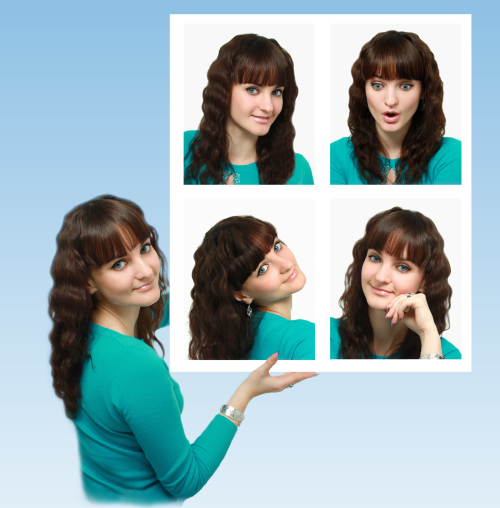
#> input picture banner.png, 1000 x 1016 px (shown at 1/2 size)
$ python generate_images.py
#> lines starting #> are read from the running program, lines starting #| are printed output that depends on the picture
#!/usr/bin/env python3
from pathlib import Path
import sys

ROOT = Path(__file__).resolve().parent.parent
sys.path.insert(0, str(ROOT / ".pydeps"))

from PIL import Image  # type: ignore


TARGETS = [
    ("banner.png", [720, 1240], "png"),
    ("hero-image.png", [720, 1200], "png"),
    # Лого в шапке ~258px по ширине при height 62px (800×192); для Retina 2× нужны кандидаты ≥516px
    ("logo.png", [400, 800], "png"),
    ("services/photo_place_camera.png", [720, 1200], "png"),
    ("services/passport.jpg", [560, 1040], "jpg"),
    ("services/restavration2.png", [560, 1040], "png"),
    ("services/restavration3.png", [560, 1040], "png"),
    ("services/sovm.jpeg", [560, 1040], "jpg"),
    ("services/print.jpeg", [560, 1040], "jpg"),
    ("services/5.jpg", [560, 1040], "jpg"),
    ("services/to_home.jpg", [560, 1040], "jpg"),
    *[(f"people2/{i}.png", [320, 640], "png") for i in range(1, 12)],
    ("people2/sophy.png", [320, 640], "png"),
    ("place/1.jpg", [420, 840], "jpg"),
    ("place/2.JPG", [420, 840], "jpg"),
    ("place/3.jpg", [420, 840], "jpg"),
    ("place/5.jpg", [420, 840], "jpg"),
    ("place/6.jpg", [420, 840], "jpg"),
    ("place/kak_dobratsya.png", [420, 840], "png"),
]


def to_mode_for_jpeg(image: Image.Image) -> Image.Image:
    if image.mode in ("RGBA", "LA", "P"):
        return image.convert("RGB")
    return image


def resize_keep_ratio(image: Image.Image, target_width: int) -> Image.Image:
    width, height = image.size
    new_width = min(width, target_width)
    if new_width == width:
        return image.copy()
    new_height = int(height * (new_width / width))
    return image.resize((new_width, new_height), Image.Resampling.LANCZOS)


def save_variants(src_rel: str, widths: list[int], fallback: str) -> None:
#> called with src_rel = 'banner.png', fallback = 'png'
    src = ROOT / src_rel
    stem = src.stem
    base = src.parent

    with Image.open(src) as original:
#> original is the input picture: PIL image 1000x1016 RGB; mean R, G, B 155.4, 177.5, 183.1
        for width in widths:
            resized = resize_keep_ratio(original, width)

            webp_path = base / f"{stem}-w{width}.webp"
            resized.save(webp_path, format="WEBP", quality=82, method=6)

            if fallback == "jpg":
                fallback_path = base / f"{stem}-w{width}.jpg"
                to_mode_for_jpeg(resized).save(
                    fallback_path, format="JPEG", quality=84, optimize=True
                )
            else:
                fallback_path = base / f"{stem}-w{width}.png"
                resized.save(fallback_path, format="PNG", optimize=True)

            print(f"created: {webp_path.relative_to(ROOT)}")
            print(f"created: {fallback_path.relative_to(ROOT)}")
#> this loop made 2 passes
#> pass 1, in save_variants, `resized = resize_keep_ratio(original, width)`:
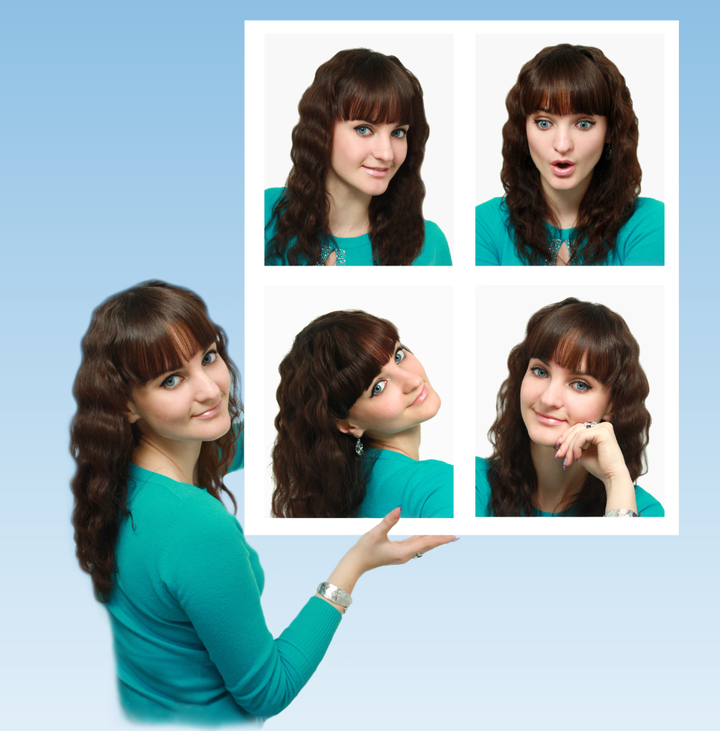
#> resized: PIL image 720x731 RGB; mean R, G, B 155.4, 177.5, 183.1


def main() -> None:
    for src_rel, widths, fallback in TARGETS:
        save_variants(src_rel, widths, fallback)
#> pass 2 of the loop in main, `for src_rel, widths, fallback in TARGETS:`:
#> stem = 'hero-image'
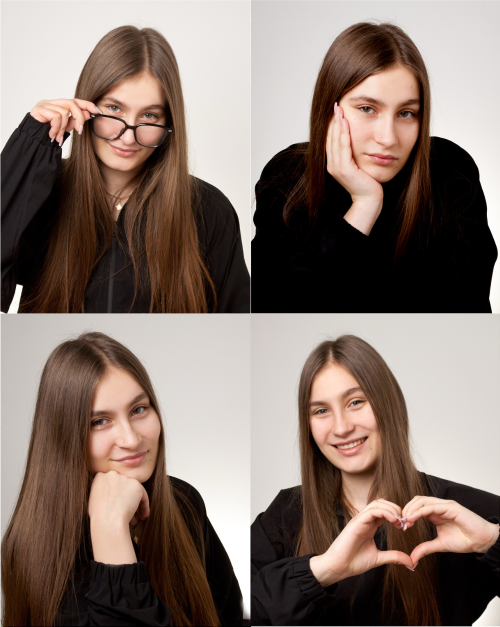
#> input picture hero-image.png, 1000 x 1253 px (shown at 1/2 size)
#> in save_variants, original is the input picture: PIL image 1000x1253 RGBA; mean R, G, B, A 132.9, 116.7, 108.3, 254.7
#> the loop in save_variants (call 2), `for width in widths:` made 2 passes
#| created: hero-image-w720.webp
#| created: hero-image-w720.png
#| created: hero-image-w1200.webp
#| created: hero-image-w1200.png
#> pass 1, in save_variants (call 2), `resized = resize_keep_ratio(original, width)`:
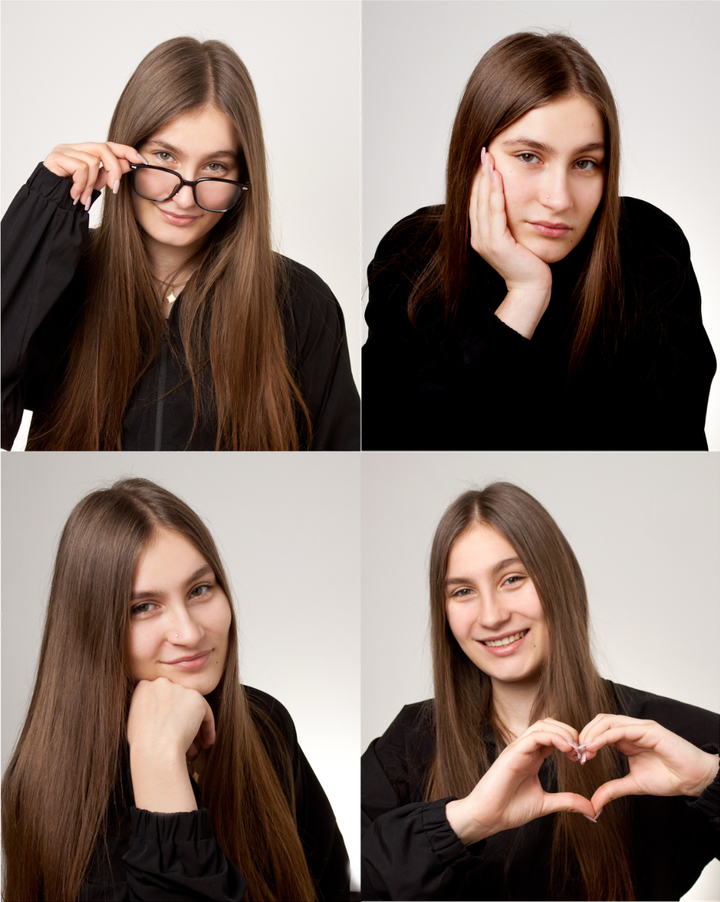
#> resized: PIL image 720x902 RGBA; mean R, G, B, A 132.9, 116.7, 108.3, 254.7; transparent parts drawn white


if __name__ == "__main__":
#> (the run stopped early here; a loop or call above may not have finished)
